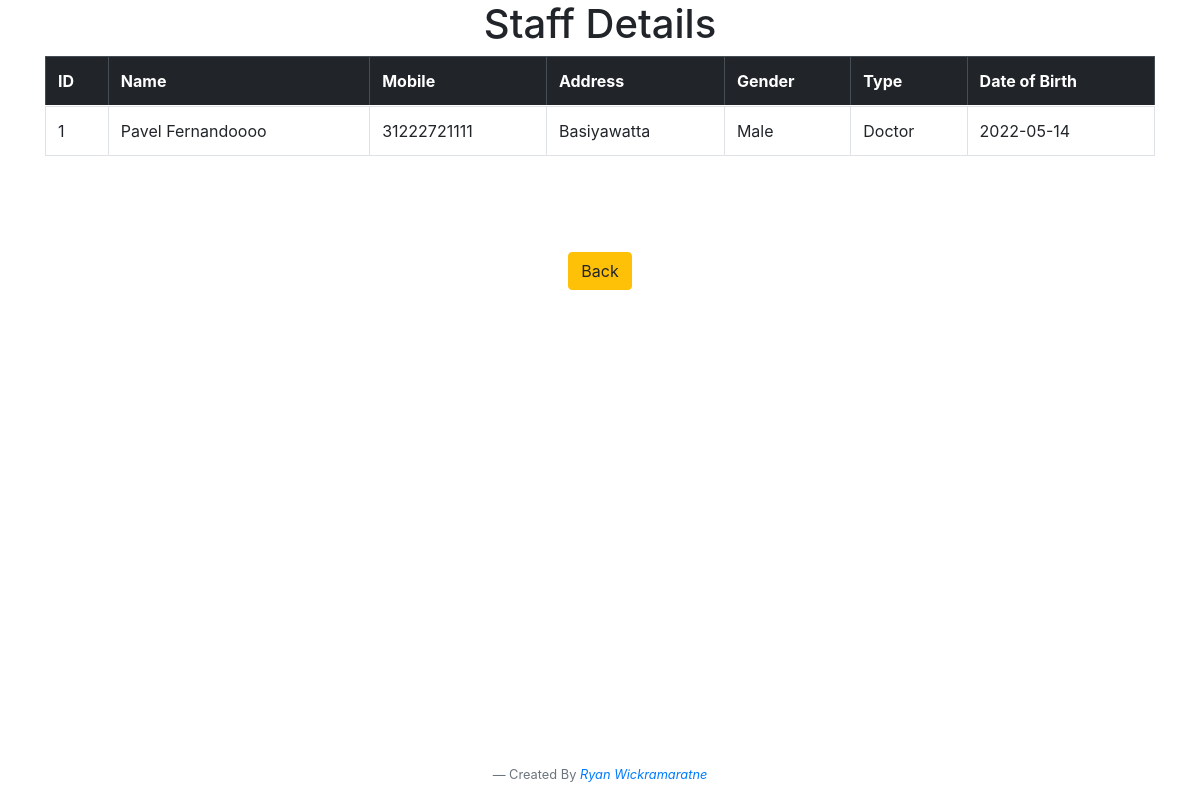
The page /Page_Files/Functions_Staff/View_Staff.php?user_id=13 on the database its author committed.
### tables this page shows
CREATE TABLE IF NOT EXISTS `staff` (
  `id` int(10) NOT NULL AUTO_INCREMENT,
  `s_card` varchar(10) NOT NULL,
  `s_f_name` varchar(50) NOT NULL,
  `s_l_name` varchar(50) NOT NULL,
  `s_phone` varchar(20) NOT NULL,
  `s_address` varchar(50) NOT NULL,
  `s_gender` varchar(10) NOT NULL,
  `s_type` varchar(10) NOT NULL,
  `s_dob` varchar(50) NOT NULL,
  PRIMARY KEY (`id`)
);

### Page_Files/Functions_Staff/View_Staff.php (the view, shortened to what this page needs)
<?php  include '../../header.php'?>
<h1 class="text-center">Staff Details</h1>
  <div class="container">
    <table class="table table-striped table-bordered table-hover">
      <thead class="table-dark">
        <tr>
          <th  scope="col">ID</th>
          <th  scope="col">Name</th>
          <th  scope="col">Mobile</th>
          <th  scope="col">Address</th>
          <th  scope="col">Gender</th>
          <th  scope="col">Type</th>
          <th  scope="col">Date of Birth</th>
        </tr>
      </thead>
        <tbody>
          <tr>
            <?php
              if (isset($_GET['user_id']))
              {
                  $userid = $_GET['user_id'];
                  $query="SELECT * FROM staff WHERE id = {$userid} ";
                  $view_staff= mysqli_query($conn,$query);
                  while($row = mysqli_fetch_assoc($view_staff))
                  {
                    $idc = $row['s_card'];
                    $fName  = $row['s_f_name'];
                    $lName  = $row['s_l_name'];
                    $Mobile = $row['s_phone'];
                    $Address = $row['s_address'];
                    $Gender = $row['s_gender'];
                    $Type = $row['s_type'];
                    $Dob = $row['s_dob'];
                    echo "<tr >";
                    echo " <td >{$idc}</td>";
                    echo " <td > {$fName} {$lName} </td>";
                    echo " <td > {$Mobile}</td>";
                    echo " <td >{$Address} </td>";
                    echo " <td > {$Gender}</td>";
                    echo " <td >{$Type} </td>";
                    echo " <td >{$Dob} </td>";
                    echo " </tr> ";
                  }
                }
            ?>
          </tr>
        </tbody>
    </table>
  </div>
  <div class="container text-center mt-5">
    <a href="../Staff.php" class="btn btn-warning mt-5"> Back </a>
  <div>
<?php include "../../footer.php" ?>

### rows shown on the page
staff: s_card "1", s_f_name "Pavel", s_l_name "Fernandoooo", s_phone "31222721111", s_address "Basiyawatta", s_gender "Male", s_type "Doctor", s_dob "2022-05-14"
